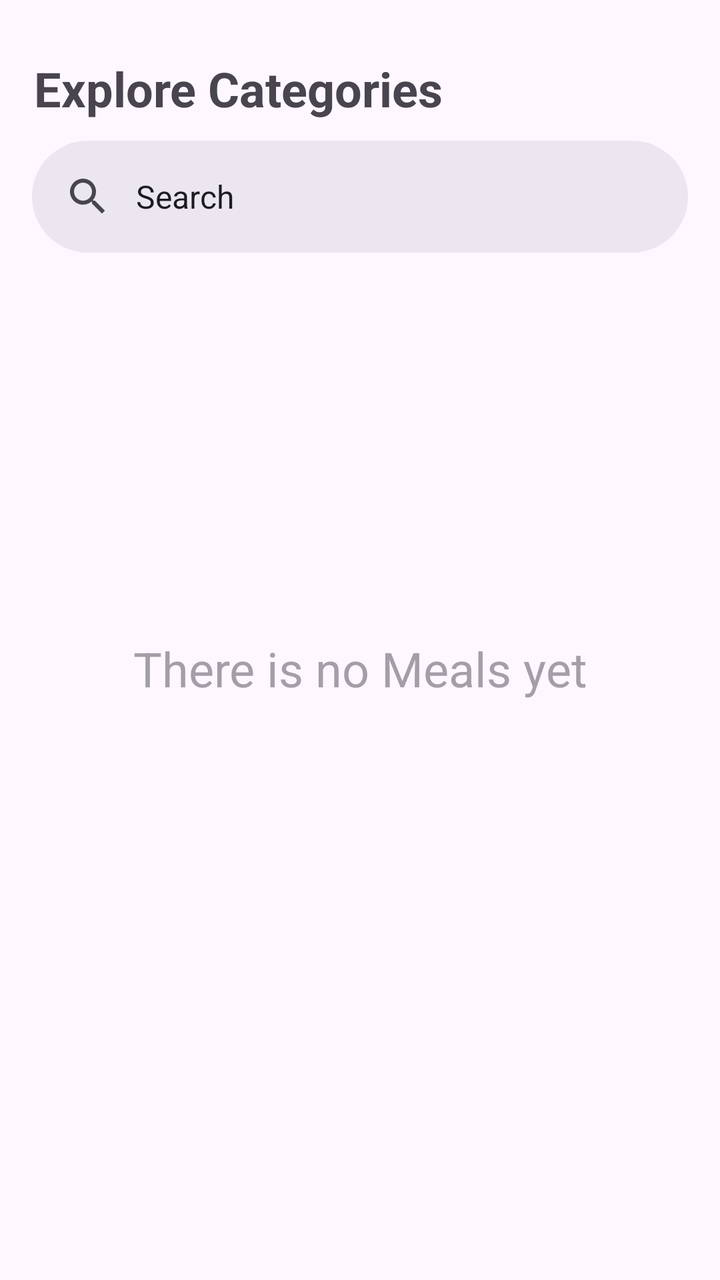
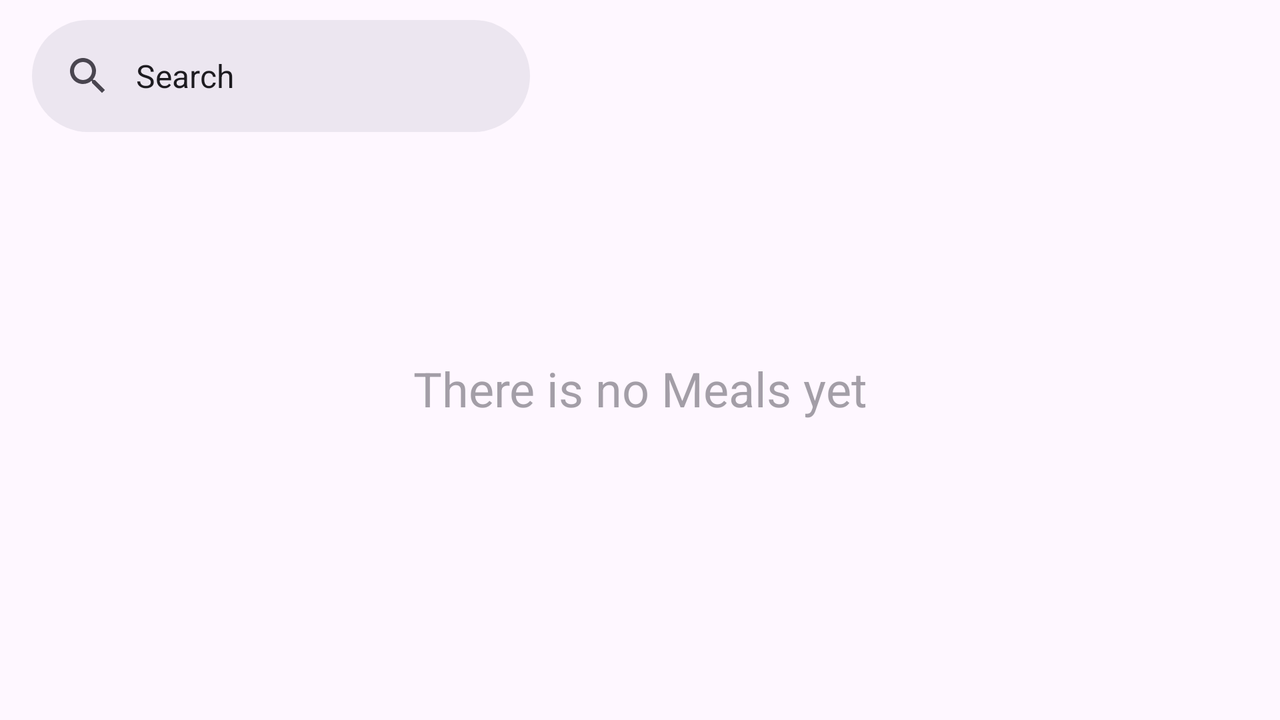

First picture: res/layout/ on a phone held upright. Second picture: the repository's own variant of that layout, on a device whose configuration matches the variant's folder. Source for both follows.
<!-- AndroidManifest.xml: application theme Theme.ITI_Project -->
<!-- res/layout/fragment_search_category.xml -->
<?xml version="1.0" encoding="utf-8"?>
<androidx.constraintlayout.widget.ConstraintLayout xmlns:android="http://schemas.android.com/apk/res/android"
    xmlns:tools="http://schemas.android.com/tools"
    android:layout_width="match_parent"
    android:layout_height="match_parent"
    xmlns:app="http://schemas.android.com/apk/res-auto"
    tools:context=".ui.RecipeActivity.searchCategory.SearchCategoryFragment">

    <TextView
        android:id="@+id/tvCategory"
        android:layout_width="wrap_content"
        android:layout_height="wrap_content"
        android:layout_marginTop="28dp"
        android:text="@string/explore_categories"
        android:textSize="24sp"
        android:textStyle="bold"
        app:layout_constraintEnd_toEndOf="parent"
        app:layout_constraintHorizontal_bias="0.109"
        app:layout_constraintStart_toStartOf="parent"
        app:layout_constraintTop_toTopOf="parent" />

    <com.google.android.material.search.SearchBar
        android:id="@+id/search_bar"
        android:layout_width="match_parent"
        android:layout_height="wrap_content"
        android:layout_marginTop="10dp"
        app:layout_constraintEnd_toEndOf="parent"
        app:layout_constraintStart_toStartOf="parent"
        android:text="@string/search"
        app:layout_constraintTop_toBottomOf="@+id/tvCategory">

    </com.google.android.material.search.SearchBar>


    
    <androidx.recyclerview.widget.RecyclerView
        android:id="@+id/list_meals_by_category_name"
        android:layout_width="match_parent"
        android:layout_height="0dp"
        android:layout_margin="16dp"
        android:layout_marginTop="10dp"
        android:layout_marginBottom="16dp"
        app:layout_constraintEnd_toEndOf="parent"
        app:layout_constraintHorizontal_bias="0.0"
        app:layout_constraintStart_toStartOf="parent"
        app:layout_constraintTop_toBottomOf="@+id/search_bar"
        app:layout_constraintBottom_toBottomOf="parent"
        android:visibility="gone"

        >

    </androidx.recyclerview.widget.RecyclerView>

    <TextView
        android:id="@+id/empty_state_text"
        android:layout_width="wrap_content"
        android:layout_height="wrap_content"
        android:layout_marginTop="28dp"
        android:text="@string/there_is_no_meals_yet"
        android:textSize="24sp"
        android:alpha=".5"
        app:layout_constraintEnd_toEndOf="parent"
        app:layout_constraintStart_toStartOf="parent"
        app:layout_constraintTop_toTopOf="parent"
        app:layout_constraintBottom_toBottomOf="parent"
        android:visibility="visible"

        />

</androidx.constraintlayout.widget.ConstraintLayout>
<!-- resources referenced by this layout -->
<resources>
  <string name="explore_categories">Explore Categories</string>
  <string name="search">Search</string>
  <string name="there_is_no_meals_yet">There is no Meals yet</string>
  <style name="Theme.ITI_Project" parent="Base.Theme.ITI_Project" />
  <style name="Base.Theme.ITI_Project" parent="Theme.Material3.DayNight.NoActionBar">
          
          <item name="colorPrimary">@color/primaryColor</item>
          <item name="windowActionBar">false</item>
          <item name="windowNoTitle">true</item>
      </style>
  <color name="primaryColor">#ed6e3a</color>
</resources>
<!-- res/layout-land/fragment_search_category.xml (the repository's variant of the layout above) -->
<!-- drawn on the phone turned sideways -->
<?xml version="1.0" encoding="utf-8"?>
<androidx.constraintlayout.widget.ConstraintLayout xmlns:android="http://schemas.android.com/apk/res/android"
    xmlns:tools="http://schemas.android.com/tools"
    android:layout_width="match_parent"
    android:layout_height="match_parent"
    xmlns:app="http://schemas.android.com/apk/res-auto"
    tools:context=".ui.RecipeActivity.searchCategory.SearchCategoryFragment">

    <com.google.android.material.search.SearchBar
        android:id="@+id/search_bar"
        android:layout_width="0dp"
        android:layout_height="wrap_content"
        android:layout_marginTop="10dp"
        android:text="@string/search"
        app:layout_constraintEnd_toStartOf="@+id/guideline3"
        app:layout_constraintStart_toStartOf="parent"
        app:layout_constraintTop_toTopOf="parent">

    </com.google.android.material.search.SearchBar>


    
    <androidx.recyclerview.widget.RecyclerView
        android:id="@+id/list_meals_by_category_name"
        android:layout_width="0dp"
        android:layout_height="0dp"
        app:layout_constraintEnd_toEndOf="parent"
        app:layout_constraintHorizontal_bias="0.0"
        app:layout_constraintStart_toEndOf="@id/guideline3"
        app:layout_constraintTop_toTopOf="parent"
        app:layout_constraintBottom_toBottomOf="parent"
        android:visibility="gone"

        >

    </androidx.recyclerview.widget.RecyclerView>

    <TextView
        android:id="@+id/empty_state_text"
        android:layout_width="wrap_content"
        android:layout_height="wrap_content"
        android:layout_marginTop="28dp"
        android:text="@string/there_is_no_meals_yet"
        android:textSize="24sp"
        android:alpha=".5"
        app:layout_constraintEnd_toEndOf="parent"
        app:layout_constraintStart_toStartOf="parent"
        app:layout_constraintTop_toTopOf="parent"
        app:layout_constraintBottom_toBottomOf="parent"
        android:visibility="visible"

        />

    <androidx.constraintlayout.widget.Guideline
        android:id="@+id/guideline3"
        android:layout_width="wrap_content"
        android:layout_height="wrap_content"
        android:orientation="vertical"
        app:layout_constraintGuide_begin="281dp" />

</androidx.constraintlayout.widget.ConstraintLayout>
<!-- resources referenced by the variant -->
<!-- as the phone turned sideways resolves them -->
<resources>
  <string name="search">Search</string>
  <string name="there_is_no_meals_yet">There is no Meals yet</string>
  <style name="Theme.ITI_Project" parent="Base.Theme.ITI_Project" />
  <style name="Base.Theme.ITI_Project" parent="Theme.Material3.DayNight.NoActionBar">
          
          <item name="colorPrimary">@color/primaryColor</item>
          <item name="windowActionBar">false</item>
          <item name="windowNoTitle">true</item>
      </style>
  <color name="primaryColor">#ed6e3a</color>
</resources>
